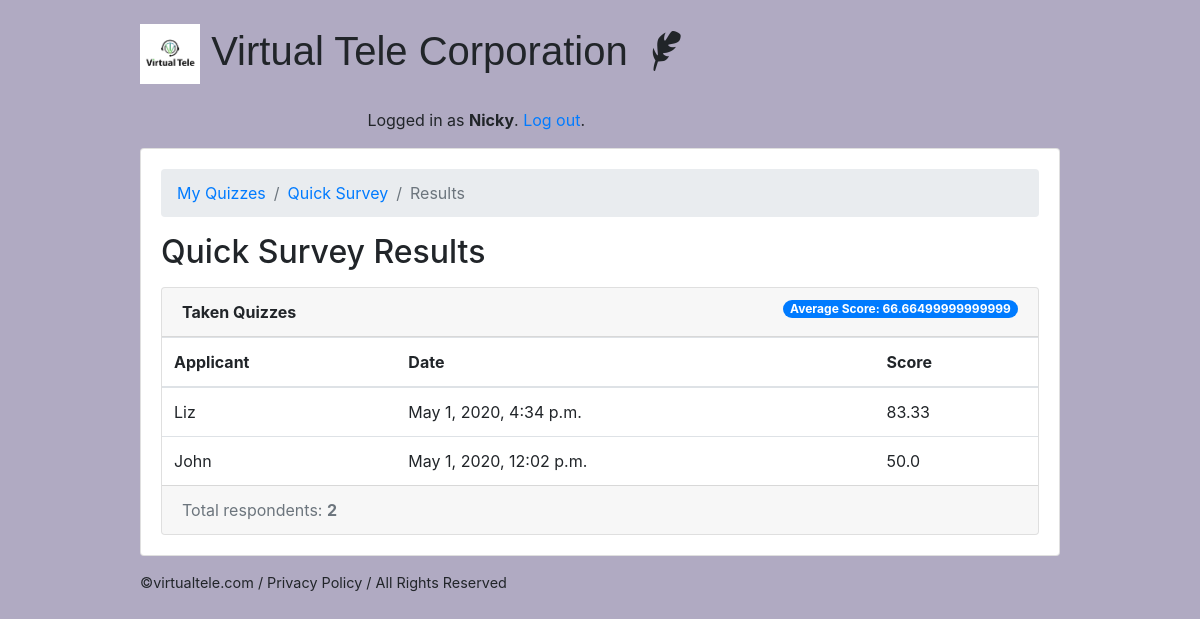
/recruiters/quiz/2/results/ (signed in), run on an earlier commit of the app's database.
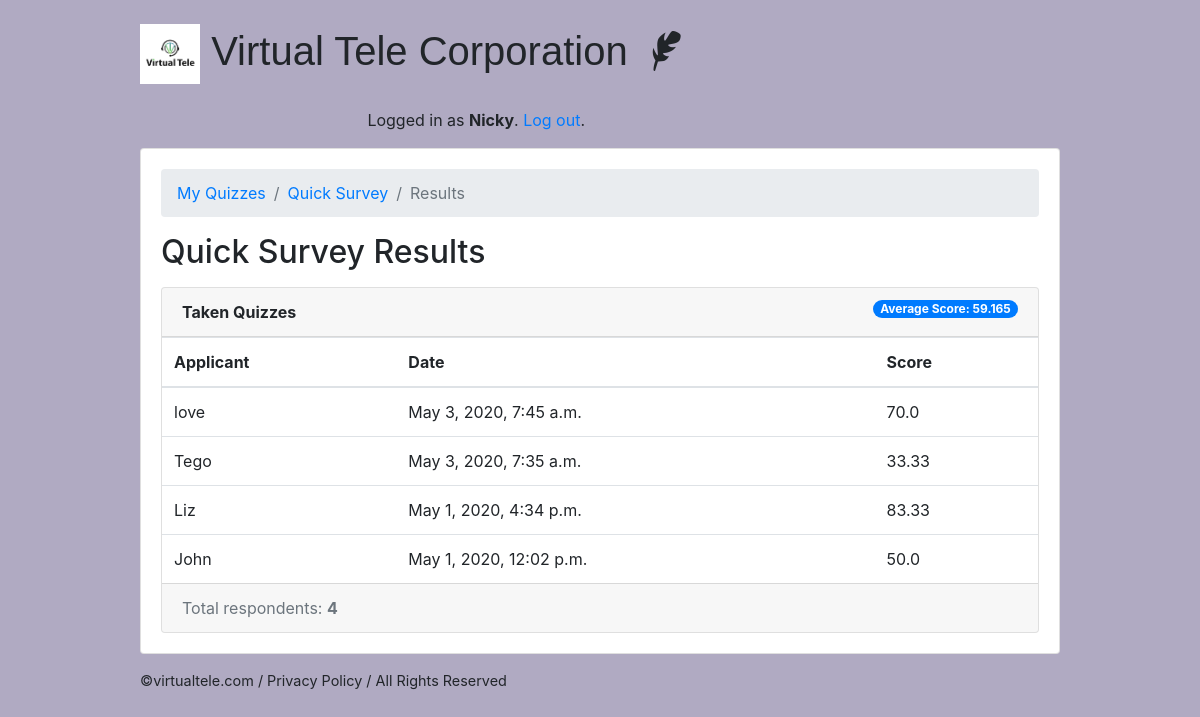
And on a later commit of the database.
### classroom/models.py (models this page shows, shortened)
class TakenQuiz(models.Model):
    student = models.ForeignKey(Student, on_delete=models.CASCADE, related_name='taken_quizzes')
    quiz = models.ForeignKey(Quiz, on_delete=models.CASCADE, related_name='taken_quizzes')
    score = models.FloatField()
    date = models.DateTimeField(auto_now_add=True)

class Student(models.Model):
    user = models.OneToOneField(User, on_delete=models.CASCADE, primary_key=True)
    quizzes = models.ManyToManyField(Quiz, through='TakenQuiz')
    interests = models.ManyToManyField(Subject, related_name='interested_students')
    class Meta:
        verbose_name_plural='Applicants'

class User(AbstractUser):
    is_student = models.BooleanField(default=False)
    is_teacher = models.BooleanField(default=False)
    phone = models.CharField(max_length=60, blank=True, null=True)
    email = models.EmailField(blank=True, null=True)

### classroom/views/teachers.py (the view)
# urls.py: path('quiz/<int:pk>/results/', teachers.QuizResultsView.as_view(), name='quiz_results'),
@method_decorator([login_required, teacher_required], name='dispatch')
class QuizResultsView(DetailView):
    model = Quiz
    context_object_name = 'quiz'
    template_name = 'classroom/teachers/quiz_results.html'
    def get_context_data(self, **kwargs):
        quiz = self.get_object()
        taken_quizzes = quiz.taken_quizzes.select_related('student__user').order_by('-date')
        total_taken_quizzes = taken_quizzes.count()
        quiz_score = quiz.taken_quizzes.aggregate(average_score=Avg('score'))
        extra_context = {
            'taken_quizzes': taken_quizzes,
            'total_taken_quizzes': total_taken_quizzes,
            'quiz_score': quiz_score
        }
        kwargs.update(extra_context)
        return super().get_context_data(**kwargs)
    def get_queryset(self):
        return self.request.user.quizzes.all()

### classroom/templates/classroom/teachers/quiz_results.html
{% extends 'base.html' %}
{% block content %}
  <nav aria-label="breadcrumb">
    <ol class="breadcrumb">
      <li class="breadcrumb-item"><a href="{% url 'teachers:quiz_change_list' %}">My Quizzes</a></li>
      <li class="breadcrumb-item"><a href="{% url 'teachers:quiz_change' quiz.pk %}">{{ quiz.name }}</a></li>
      <li class="breadcrumb-item active" aria-current="page">Results</li>
    </ol>
  </nav>
  <h2 class="mb-3">{{ quiz.name }} Results</h2>
  <div class="card">
    <div class="card-header">
      <strong>Taken Quizzes</strong>
      <span class="badge badge-pill badge-primary float-right">Average Score: {{ quiz_score.average_score|default_if_none:0.0 }}</span>
    </div>
    <table class="table mb-0">
      <thead>
        <tr>
          <th>Applicant</th>
          <th>Date</th>
          <th>Score</th>
        </tr>
      </thead>
      <tbody>
        {% for taken_quiz in taken_quizzes %}
          <tr>
            <td>{{ taken_quiz.student.user.username }}</td>
            <td>{{ taken_quiz.date }}</td>
            <td>{{ taken_quiz.score }}</td>
          </tr>
        {% endfor %}
      </tbody>
    </table>
    <div class="card-footer text-muted">
      Total respondents: <strong>{{ total_taken_quizzes }}</strong>
    </div>
  </div>
{% endblock %}

What changed in the data, as far as the page shows it:
added TakenQuiz: student.user.username "love", date "May 3, 2020, 7:45 a.m.", score "70.0"
added TakenQuiz: student.user.username "Tego", date "May 3, 2020, 7:35 a.m.", score "33.33"
Also different on the page:
{{ quiz_score.average_score|default_if_none:0.0 }}: "66.66499999999999" → "59.165"
{{ total_taken_quizzes }}: "2" → "4"
